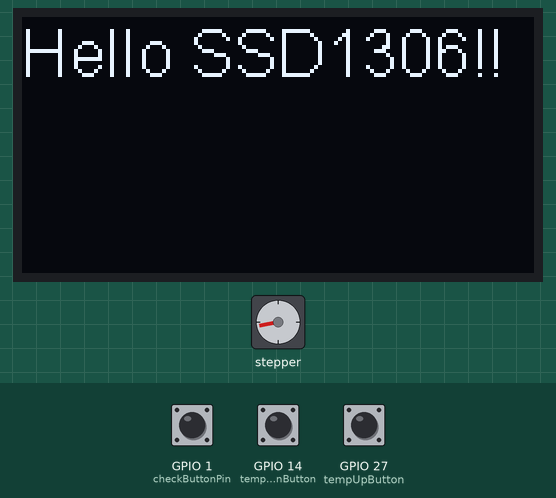
Simulated run of this sketch. Board: ESP32. On the bench: stepper motor, 128×64 one-colour display. Wiring (inferred from the names in the program): stepper motor driver (200 steps per turn assumed): step GPIO 26; direction GPIO 25. The test bench sets the inputs (shaded band); at power-on: GPIO 1 (checkButtonPin) HIGH, GPIO 14 (tempDownButton) HIGH, GPIO 27 (tempUpButton) HIGH. What the sketch prints to the serial monitor is not drawn.

Above: at 0.8 s.
0.9 s: GPIO 1 (checkButtonPin) pulled LOW for 0.15 s
2.5 s: GPIO 14 (tempDownButton) pulled LOW for 1 s
At 4.0 s:
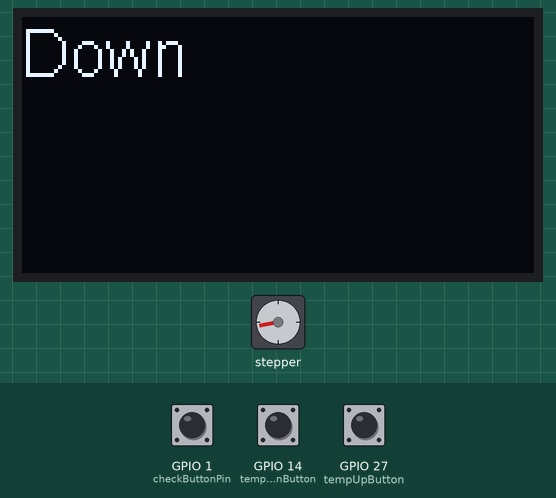
5.0 s: GPIO 27 (tempUpButton) pulled LOW for 3.2 s
At 9.0 s:
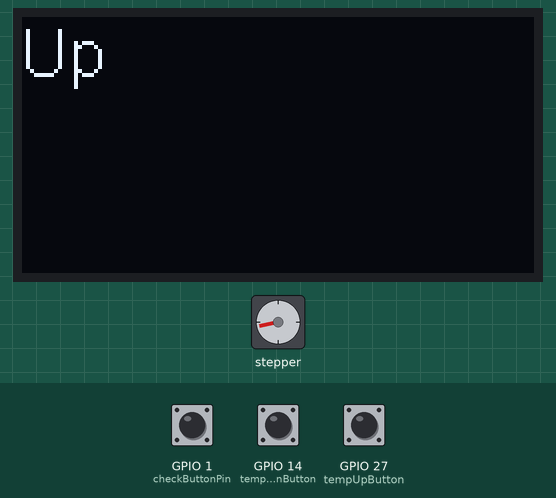
9.7 s: GPIO 14 (tempDownButton) pulled LOW for 0.15 s
At 10.3 s:
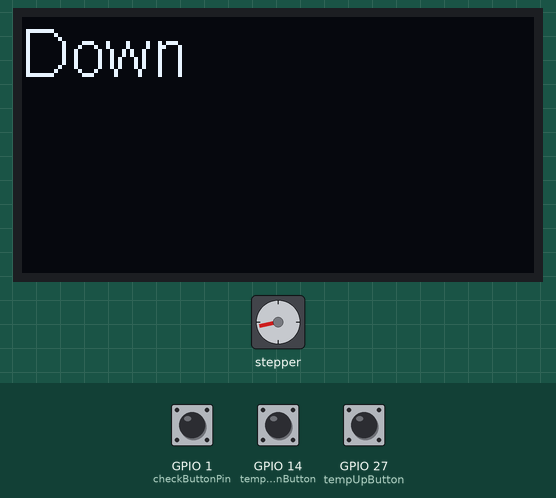
11.4 s: GPIO 27 (tempUpButton) pulled LOW for 1 s
At 11.76 s:
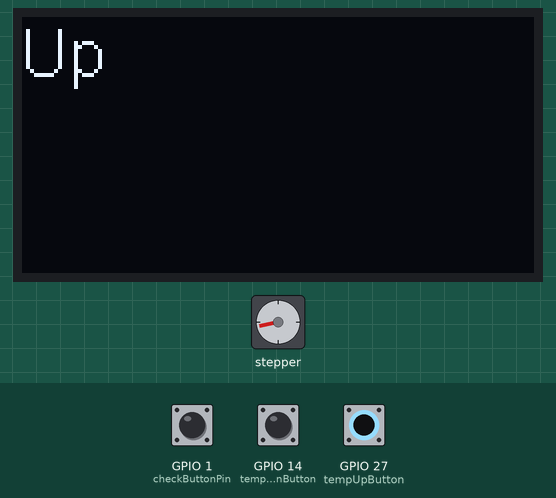
Timing chart, 0 to 14.4 s (numbered marks = the images above; inputs shaded):
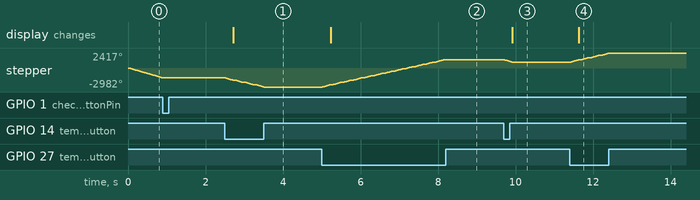

The sketch:

functionality.ino
```cpp
/* Example sketch to control a stepper motor with TB6600 stepper motor driver
  and Arduino without a library: continuous rotation.
  More info: https://www.makerguides.com */

// Define stepper motor connections:
#define dirPin 25
#define stepPin 26
// Pin for check button
#define checkButtonPin 1
# include <Wire.h>
# include "SSD1306.h"//ディスプレイ用ライブラリを読み込み

SSD1306  display(0x3c, 33, 32); //SSD1306インスタンスの作成（I2Cアドレス,SDA,SCL）

void setup_screen() {
  display.init();    //ディスプレイを初期化
  display.setFont(ArialMT_Plain_16);    //フォントを設定
  display.drawString(0, 0, "Hello SSD1306!!");    //(0,0)の位置にHello Worldを表示
  display.display();   //指定された情報を描画
}
#define tempUpButton 27
#define tempDownButton 14

void button_setup() {
  pinMode(checkButtonPin, INPUT_PULLUP);
  pinMode(tempUpButton , INPUT_PULLUP);
  pinMode(tempDownButton, INPUT_PULLUP);
}
void setup() {
  Serial.begin(115200);
  // Declare pins as output:
  stepper_setup();
  button_setup();
  setup_screen();
  calibrate_stepper_motor();
}
void loop() {
  delay(50);
  if (digitalRead(tempUpButton) == 0) {
    move_motor(true, 200);
    display.clear();
    display.drawString(0, 0, "Up");
    display.display();   //指定された情報を描画
    Serial.println("fuck");
  } else if (digitalRead(tempDownButton) == 0) {
    move_motor(false,200);
    display.clear();
    display.drawString(0, 0, "Down");
    display.display();   //指定された情報を描画
    Serial.println("fuck2");
  }
}
void stepper_setup() {
    pinMode(stepPin, OUTPUT);
    pinMode(dirPin, OUTPUT);
}

void move_motor(bool dir, int steps) {
    // Set direction
    digitalWrite(dirPin, dir ? HIGH : LOW);

    for (int i = 0; i < steps; i++) {
        digitalWrite(stepPin, HIGH);
        delayMicroseconds(500);
        digitalWrite(stepPin, LOW);
        delayMicroseconds(500);
    }
}

bool calibrate_stepper_motor() {
    while (digitalRead(checkButtonPin) == HIGH) {
        move_motor(0, 1);
    }
    return true;
}
```

Measured:
- after the input at 2.5 s, stepper: turns 1440° counter-clockwise in 1.0 s, starting at once; the display: changes after 0.22 s (image 1)
- after the input at 5.0 s, stepper: turns 4319° clockwise in 3.1 s, starting at once; the display: changes after 0.23 s (image 2)
- after the input at 9.7 s, stepper: turns 360° counter-clockwise in 0.20 s, starting at once; the display: changes after 0.22 s (image 3)
- after the input at 11.4 s, stepper: turns 1440° clockwise in 1.0 s, starting at once; the display: changes after 0.24 s (image 4)
